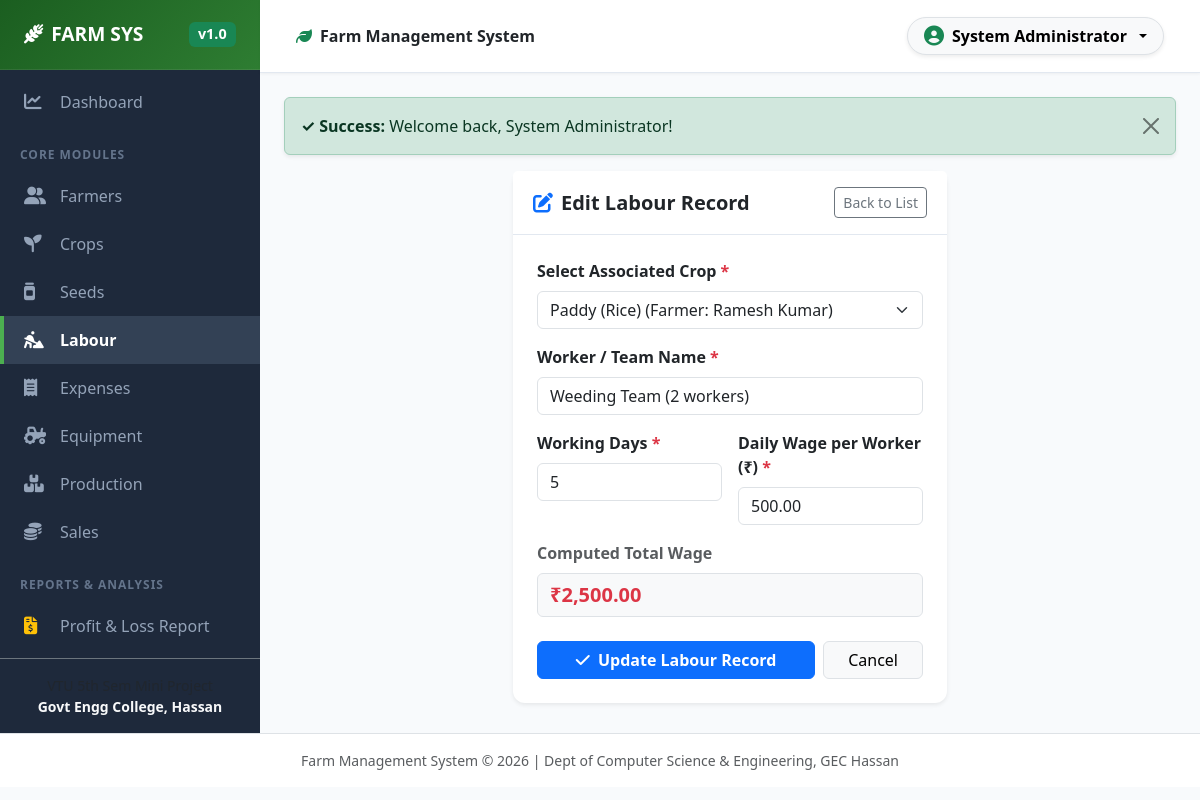
The page /modules/labour/edit.php?id=2 (signed in) on the database its author committed.
### tables this page shows
CREATE TABLE IF NOT EXISTS `labour` (
  `labour_id` INT AUTO_INCREMENT PRIMARY KEY,
  `crop_id` INT NOT NULL,
  `labour_name` VARCHAR(100) NOT NULL,
  `working_days` INT NOT NULL,
  `daily_wage` DECIMAL(10,2) NOT NULL,
  `created_at` TIMESTAMP DEFAULT CURRENT_TIMESTAMP,
  FOREIGN KEY (`crop_id`) REFERENCES `crop`(`crop_id`) ON DELETE CASCADE
);

CREATE TABLE IF NOT EXISTS `crop` (
  `crop_id` INT AUTO_INCREMENT PRIMARY KEY,
  `farmer_id` INT NOT NULL,
  `crop_name` VARCHAR(100) NOT NULL,
  `season` VARCHAR(30) NOT NULL,
  `planting_date` DATE NOT NULL,
  `harvest_date` DATE DEFAULT NULL,
  `created_at` TIMESTAMP DEFAULT CURRENT_TIMESTAMP,
  FOREIGN KEY (`farmer_id`) REFERENCES `farmer`(`farmer_id`) ON DELETE CASCADE
);

### modules/labour/edit.php (the view, shortened to what this page needs)
<?php
require_once __DIR__ . '/../../includes/header.php';
$id = intval($_GET['id'] ?? 0);
$stmt = $pdo->prepare("SELECT * FROM labour WHERE labour_id = ?");
$stmt->execute([$id]);
$labour = $stmt->fetch();
$crops = $pdo->query("
    SELECT c.crop_id, c.crop_name, f.name as farmer_name
    FROM crop c
    JOIN farmer f ON c.farmer_id = f.farmer_id
    ORDER BY c.crop_name ASC
")->fetchAll();
if ($_SERVER['REQUEST_METHOD'] === 'POST') {
    $crop_id = intval($_POST['crop_id'] ?? 0);
    $labour_name = trim($_POST['labour_name'] ?? '');
    $working_days = intval($_POST['working_days'] ?? 0);
    $daily_wage = floatval($_POST['daily_wage'] ?? 0);
    if (empty($crop_id) || empty($labour_name) || $working_days <= 0 || $daily_wage <= 0) {
        $error = 'Crop, Worker Name, Working Days (>0), and Daily Wage (>0) are required.';
    } else {
        $update_stmt = $pdo->prepare("UPDATE labour SET crop_id = ?, labour_name = ?, working_days = ?, daily_wage = ? WHERE labour_id = ?");
        if ($update_stmt->execute([$crop_id, $labour_name, $working_days, $daily_wage, $id])) {
            set_flash('success', "Labour record '$labour_name' updated successfully!");
            redirect('list.php');
        } else {
            $error = 'Failed to update labour record.';
        }
    }
} else {
    $crop_id = $labour['crop_id'];
    $labour_name = $labour['labour_name'];
    $working_days = $labour['working_days'];
    $daily_wage = $labour['daily_wage'];
}
?>
<div class="row justify-content-center">
    <div class="col-md-7 col-lg-6">
        <div class="card shadow-sm border-0">
            <div class="card-header bg-white py-3 d-flex justify-content-between align-items-center">
                <h5 class="fw-bold text-dark mb-0"><i class="fa-solid fa-pen-to-square text-primary me-2"></i>Edit Labour Record</h5>
                <a href="list.php" class="btn btn-sm btn-outline-secondary">Back to List</a>
            </div>
            <div class="card-body p-4">
                <form action="edit.php?id=<?= $id ?>" method="POST" class="needs-validation" novalidate>
                    <div class="mb-3">
                        <label class="form-label fw-semibold">Select Associated Crop <span class="text-danger">*</span></label>
                        <select name="crop_id" class="form-select" required>
                            <?php foreach ($crops as $c): ?>
                                <option value="<?= $c['crop_id'] ?>" <?= ($crop_id == $c['crop_id']) ? 'selected' : '' ?>>
                                    <?= htmlspecialchars($c['crop_name']) ?> (Farmer: <?= htmlspecialchars($c['farmer_name']) ?>)
                                </option>
                            <?php endforeach; ?>
                        </select>
                    </div>
                    <div class="mb-3">
                        <label class="form-label fw-semibold">Worker / Team Name <span class="text-danger">*</span></label>
                        <input type="text" name="labour_name" class="form-control" value="<?= htmlspecialchars($labour_name) ?>" required>
                    </div>
                    <div class="row g-3 mb-3">
                        <div class="col-md-6">
                            <label class="form-label fw-semibold">Working Days <span class="text-danger">*</span></label>
                            <input type="number" min="1" id="working_days" name="working_days" class="form-control" value="<?= htmlspecialchars($working_days) ?>" required>
                        </div>
                        <div class="col-md-6">
                            <label class="form-label fw-semibold">Daily Wage per Worker (₹) <span class="text-danger">*</span></label>
                            <input type="number" step="0.01" min="1" id="daily_wage" name="daily_wage" class="form-control" value="<?= htmlspecialchars($daily_wage) ?>" required>
                        </div>
                    </div>
                    <div class="mb-4">
                        <label class="form-label fw-semibold text-muted">Computed Total Wage</label>
                        <input type="text" id="total_wage_calc" class="form-control bg-light fw-bold text-danger fs-5" value="<?= format_currency($working_days * $daily_wage) ?>" readonly>
                    </div>
                    <div class="d-flex gap-2">
                        <button type="submit" class="btn btn-primary flex-fill fw-semibold">
                            <i class="fa-solid fa-check me-1"></i> Update Labour Record
                        </button>
                        <a href="list.php" class="btn btn-light border px-4">Cancel</a>
                    </div>
                </form>
            </div>
        </div>
    </div>
</div>
<?php require_once __DIR__ . '/../../includes/footer.php'; ?>

### assets/css/style.css (style rules this page uses)
:root { --primary-color: #2e7d32; --primary-dark: #1b5e20; --primary-light: #e8f5e9; --accent-color: #4caf50; --sidebar-bg: #1e293b; --sidebar-hover: #334155; --sidebar-text: #94a3b8; --bg-light: #f8fafc; --card-shadow: 0 4px 6px -1px rgba(0, 0, 0, 0.05), 0 2px 4px -1px rgba(0, 0, 0, 0.03); --hover-shadow: 0 10px 15px -3px rgba(0, 0, 0, 0.08), 0 4px 6px -2px rgba(0, 0, 0, 0.04); }
body { font-family: 'Segoe UI', system-ui, -apple-system, sans-serif; background-color: var(--bg-light); color: #334155; min-height: 100vh; }
.card { border: none; border-radius: 12px; box-shadow: var(--card-shadow); }
.card-header { background-color: #ffffff; border-bottom: 1px solid #e2e8f0; font-weight: 600; padding: 1rem 1.25rem; }

### rows shown on the page
labour: crop_id "Paddy (Rice) (Farmer: Ramesh Kumar)", labour_name "Weeding Team (2 workers)", working_days "5", daily_wage "500.00", working_days+daily_wage "₹2,500.00"

### other values the page prints
$_SESSION['full_name'] "System Administrator"
$flash['message'] "Welcome back, System Administrator!"
